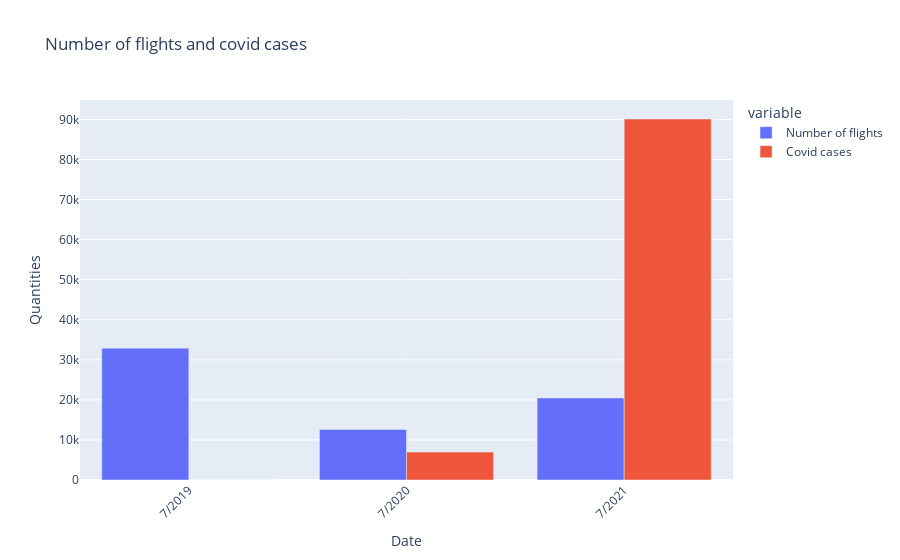

Notebook source saved alongside this figure:
### Code cell
#Save the data in an array

date = ['7/2019', '7/2020', '7/2021']
totalperyear = [total_2019, total_2020, total_2021]
caseseachyear = [0, covidcases_072020, covidcases_072021] 
dataflights = [[date[0], totalperyear[0], caseseachyear[0]], [date[1], totalperyear[1], caseseachyear[1]], 
[date[2], totalperyear[2], caseseachyear[2]]]

# Create a data frame

df1 = pd.DataFrame(dataflights, columns=['Date', 'Number of flights', 'Covid cases'])
df1.head()


# Plot the data
fig = px.bar(df1, x='Date', y=['Number of flights', 'Covid cases'],barmode='group',
             title='Number of flights and covid cases')


fig.update_yaxes(title_text='Quantities')
fig.update_xaxes(title_text='Date')
fig.update_layout(barmode='group', xaxis_tickangle=-45)
fig.show()

### Figure 1 — Plotly figure (JSON) as saved in the notebook; plotly's stock layout.template omitted (floating-point values rounded to 4 significant figures)
{"data": [{"alignmentgroup": "True", "hovertemplate": "variable=Number of flights<br>Date=%{x}<br>value=%{y}<extra></extra>", "legendgroup": "Number of flights", "marker": {"color": "#636efa", "pattern": {"shape": ""}}, "name": "Number of flights", "offsetgroup": "Number of flights", "orientation": "v", "showlegend": true, "textposition": "auto", "type": "bar", "x": ["7/2019", "7/2020", "7/2021"], "xaxis": "x", "y": [32917, 12618, 20479], "yaxis": "y"}, {"alignmentgroup": "True", "hovertemplate": "variable=Covid cases<br>Date=%{x}<br>value=%{y}<extra></extra>", "legendgroup": "Covid cases", "marker": {"color": "#EF553B", "pattern": {"shape": ""}}, "name": "Covid cases", "offsetgroup": "Covid cases", "orientation": "v", "showlegend": true, "textposition": "auto", "type": "bar", "x": ["7/2019", "7/2020", "7/2021"], "xaxis": "x", "y": [0, 6959, 90119], "yaxis": "y"}], "layout": {"barmode": "group", "legend": {"title": {"text": "variable"}, "tracegroupgap": 0}, "title": {"text": "Number of flights and covid cases"}, "xaxis": {"anchor": "y", "domain": [0, 1], "tickangle": -45, "title": {"text": "Date"}}, "yaxis": {"anchor": "x", "domain": [0, 1], "title": {"text": "Quantities"}}}}
